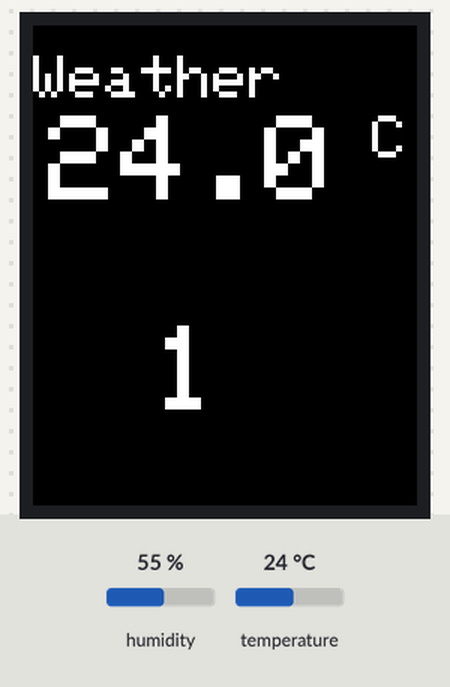
Bench run of a sketch on a simulated ESP8266 (NodeMCU). On the bench: 128×160 colour display. The test bench sets the inputs (shaded band); at power-on: temperature 24 °C, humidity 55 %.

Above: at 1.3 s.
1.4 s: temperature set to 12 °C
At 3.4 s:
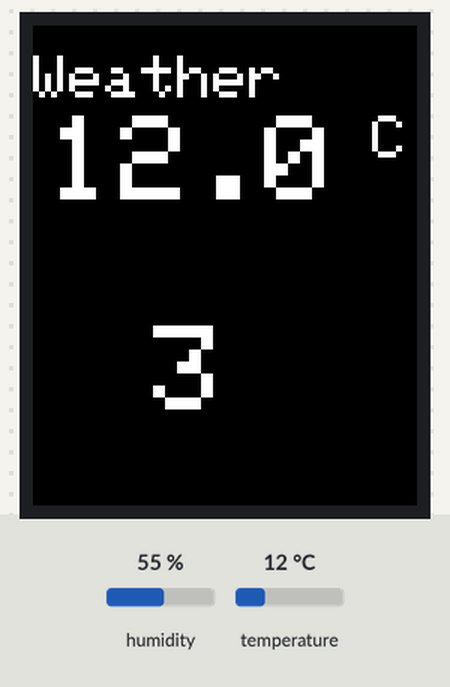
4.5 s: temperature set to 19 °C
At 7.8 s:
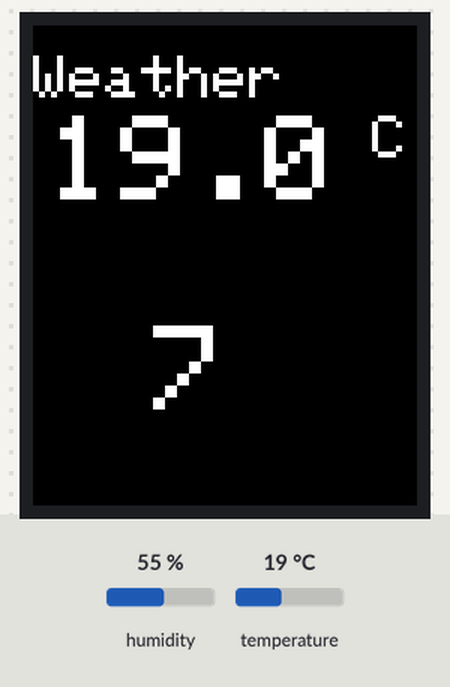
8.5 s: temperature set to 28 °C
At 11.8 s:
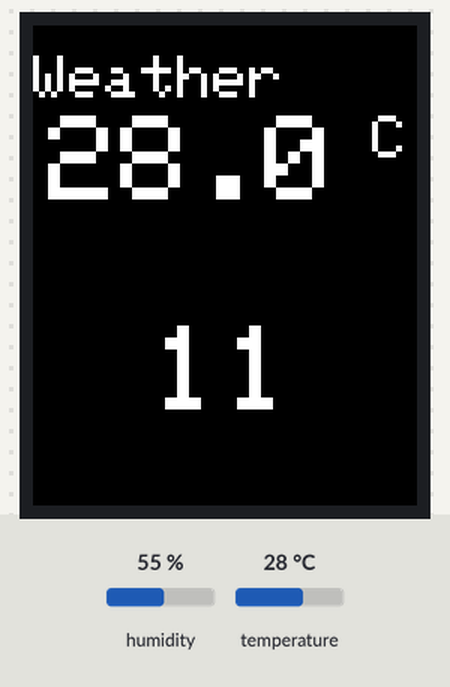
Timing chart, 0 to 13.3 s (numbered marks = the images above; inputs shaded):
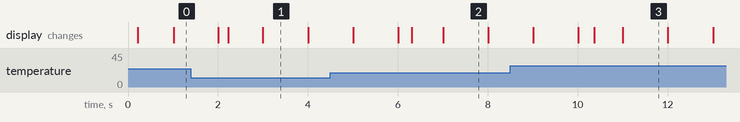

The sketch:

sensorDHT02_LCD_SPI.ino
```cpp
#include <DHT.h>
#include <DHT_U.h>
#include <Adafruit_GFX.h>    // Core graphics library
#include <Adafruit_ST7735.h> // Hardware-specific library for ST7735
#include <Adafruit_ST7789.h> // Hardware-specific library for ST7789
#include <SPI.h>
#include <Fonts/FreeSansBold18pt7b.h>    // Fuente grande
#include <Fonts/FreeSansBold24pt7b.h>    // Fuente enorme
#include <Fonts/FreeSans9pt7b.h>         // Fuente pequeña

#if defined(ARDUINO_FEATHER_ESP32) // Feather Huzzah32
  #define TFT_CS         14
  #define TFT_RST        15
  #define TFT_DC         32

#elif defined(ESP8266)
  // Definiciones de los pines para la pantalla
  #define TFT_CS    D2      // Pin CS de la pantalla (Chip Select)
  #define TFT_RST   D4      // Pin RESET de la pantalla (Reset)
  #define TFT_DC    D1      // Pin DC (Data/Command)
  // #define MOSI      D7      // Pin MOSI para SPI (también puede ser etiquetado como SDA en la pantalla)
  // #define SCK       D5      // Pin SCK para SPI

#else
  // For the breakout board, you can use any 2 or 3 pins.
  // These pins will also work for the 1.8" TFT shield.
  #define TFT_CS        10
  #define TFT_RST        9 // Or set to -1 and connect to Arduino RESET pin
  #define TFT_DC         8
#endif

// Resolución del display
#define TFT_WIDTH  128
#define TFT_HEIGHT 160

// For 1.44" and 1.8" TFT with ST7735 use:
Adafruit_ST7735 tft = Adafruit_ST7735(TFT_CS, TFT_DC, TFT_RST);

constexpr int SENSOR = 2;
float TEMP;
float HUMD;

DHT dht(SENSOR, DHT11);

void setup() {
  tft.initR(INITR_BLACKTAB); // Inicialización del ST7735
  tft.setRotation(0);        // Orientación horizontal
  tft.fillScreen(ST77XX_BLACK); // Limpia la pantalla
  tft.setTextColor(ST7735_WHITE);
  tft.setTextSize(2);
  tft.setCursor(0, 10);
  tft.println("Weather");
  // put your setup code here, to run once:
  // Serial.begin(9600);
  dht.begin();

  // tft.drawLine(0, 25, tft.width(), 25, ST7735_BLUE);

}

void show_measures() {
  // tft.fillScreen(ST77XX_BLACK); // Limpia la pantalla
  // tft.setFont(&FreeSansBold18pt7b);
  // tft.setTextColor(ST7735_YELLOW);
  // tft.setCursor(3, 40);
  // tft.println("T:");

  // tft.setFont(&FreeSansBold18pt7b);  // Fuente enorme
  // tft.setTextColor(ST7735_YELLOW);
  tft.setCursor(5, 30);
  tft.print(TEMP, 1);
  tft.setTextSize(2);
  tft.println(" C");

  // tft.setCursor(10, 50);
  // tft.println(HUMD, 1);

  // Símbolo °C más pequeño
  // tft.setFont(&FreeSans9pt7b);
  // tft.setCursor(108, 30);
  // tft.print(" C");
}

void loop() {
  tft.setTextColor(ST77XX_WHITE, ST77XX_BLACK);
  TEMP = dht.readTemperature();
  HUMD = dht.readHumidity();

  if (isnan(TEMP) || isnan(HUMD)) {
    // Serial.println("Error data");
    return;
  }


  show_measures();

  // Serial.print("Temp: ");
  // Serial.println(TEMP);
  // Serial.println("°C");


  tft.setTextSize(4);
  tft.setCursor(40, 100);
  tft.print(millis()/1000);
  delay(10);
}
```

Measured:
- what the display in image 1 shows lasts 1.0 s, from 3.0 s to 4.0 s
